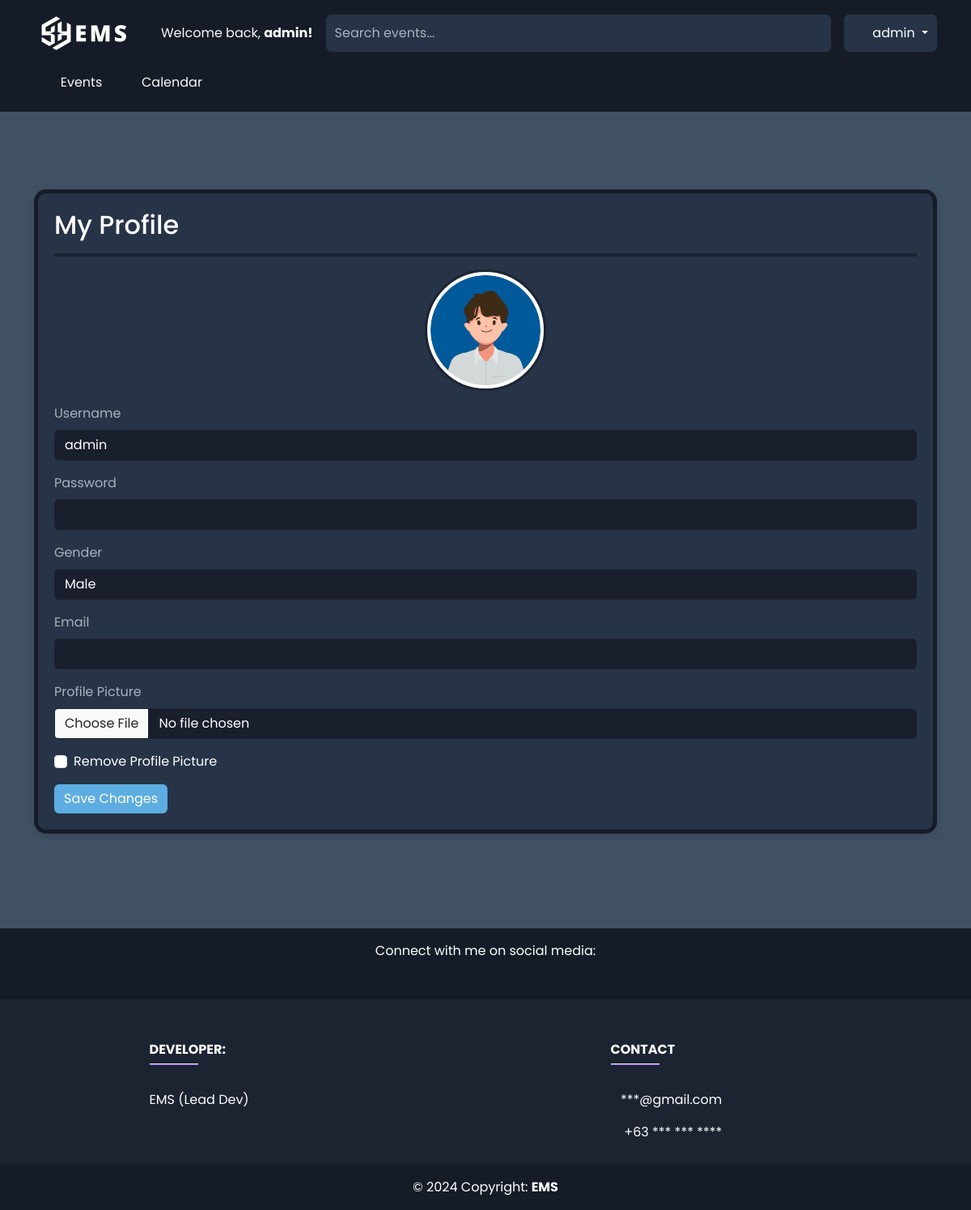
Page /EMS/profile.php (signed in) on the committed database.
### tables this page shows
CREATE TABLE `users` (
  `id` int(11) NOT NULL AUTO_INCREMENT,
  `reset_token` varchar(255) DEFAULT NULL,
  `token_creation_time` datetime DEFAULT NULL,
  `username` varchar(50) NOT NULL,
  `password` varchar(255) NOT NULL,
  `gender` enum('male','female') NOT NULL,
  `email` varchar(100) DEFAULT NULL,
  `profile_picture` varchar(255) DEFAULT NULL,
  `role` enum('user','admin') NOT NULL,
  `can_request_event` tinyint(1) DEFAULT 1,
  `can_review_request` tinyint(1) DEFAULT 0,
  `can_delete_user` tinyint(1) DEFAULT 0,
  `date_created` timestamp NOT NULL DEFAULT current_timestamp(),
  `is_active` tinyint(1) DEFAULT 1,
  PRIMARY KEY (`id`)
);

### EMS/profile.php (the view, shortened to what this page needs)
<?php
require_once '../PARTS/config.php';
$userId = $_SESSION['user_id'];
$queryUser = "SELECT * FROM users WHERE id = :id";
$stmtUser = $pdo->prepare($queryUser);
$stmtUser->bindParam(':id', $userId, PDO::PARAM_INT);
$stmtUser->execute();
$user = $stmtUser->fetch(PDO::FETCH_ASSOC);
?>
<!DOCTYPE html>
<html lang="en">
<head>
    <?php require '../PARTS/CSS.php'; ?>
</head>
<body>
<?php require '../PARTS/header.php'; ?>
<main class="py-5 flex-grow-1">
    <div class="container mt-5">
        <div class="profile-card">
    <h2>My Profile</h2>
    <hr style="border: none; height: 4px; background-color: #1c2331;">
    <form id="profileForm" method="post" enctype="multipart/form-data">
        <div class="mb-3 text-center">
            <?php if (!empty($user['profile_picture'])): ?>
                <img src="<?php echo htmlspecialchars($user['profile_picture']); ?>" alt="Profile Picture" class="img-thumbnail" style="width: 150px; height: 150px;">
            <?php else: ?>
                <p>N/A</p>
            <?php endif; ?>
        </div>
        <div class="mb-3">
            <label for="username" class="form-label">Username</label>
            <input type="text" class="form-control" id="username" name="username" value="<?php echo htmlspecialchars($user['username']); ?>" minlength="3">
        </div>
        <div class="mb-3 position-relative">
            <label for="password" class="form-label">Password</label>
            <input type="password" class="form-control" id="password" name="password" minlength="8">
            <span class="password-toggle-icon bi bi-eye-slash" onclick="togglePasswordVisibility('password')"></span>
        </div>
        <div class="mb-3">
            <label for="gender" class="form-label">Gender</label>
            <select class="form-control" id="gender" name="gender">
                <option value="male" <?php echo $user['gender'] == 'male' ? 'selected' : ''; ?>>Male</option>
            </select>
        </div>
        <div class="mb-3">
            <label for="email" class="form-label">Email</label>
            <input type="email" class="form-control" id="email" name="email" value="<?php echo htmlspecialchars($user['email']); ?>">
        </div>
        <div class="mb-3">
            <label for="profile_picture" class="form-label">Profile Picture</label>
            <input type="file" class="form-control" id="profile_picture" name="profile_picture">
        </div>
        <div class="mb-3 form-check">
            <input type="checkbox" class="form-check-input" id="remove_picture" name="remove_picture" onchange="handleRemovePicture()">
            <label class="form-check-label" for="remove_picture">Remove Profile Picture</label>
        </div>
        <button type="button" class="btn btn-primary submit-btn" data-bs-toggle="modal" data-bs-target="#confirmModal">Save Changes</button>
        </form>
</div>
    </div>
</main>
<?php require '../PARTS/footer.php'; ?>
</body>
</html>

### ASSETS/CSS/custom_design.css (style rules this page uses)
body { background-color: #f8f9fa; font-family: Poppins, sans-serif; }
hr { opacity: 1; }

### EMS/profile.php (style rules this page uses)
body { background-color: #405164; }
.password-toggle-icon { position: absolute; top: 92.5%; right: 15px; transform: translateY(-50%); cursor: pointer; scale: 2; }
.profile-card { background-color: #273447; border-radius: 15px; border: #161c27 solid 5px; padding: 20px; box-shadow: 0 4px 8px rgba(0, 0, 0, 0.1); color: #ffffff; margin-bottom: 20px; }
.profile-card img { border-radius: 50%; border: 3px solid #1c2331; }
.profile-card .form-label { color: #aab2bd; }
.profile-card .form-control { background-color: #1a1f2d; border: 1px solid #1c2331; color: #ffffff; border-radius: 5px; }
.submit-btn { background-color: #5dade2; border: none; color: #ffffff; transition: background-color 0.3s ease, transform 0.3s ease; }

### PARTS/header.php (style rules this page uses)
html, body { font-family: Poppins, sans-serif; }
body { transition: padding-top 0.5s ease; }

### PARTS/footer.php (style rules this page uses)
html, body { height: 100%; margin: 0; padding: 0; }
body { display: flex; flex-direction: column; }

### rows in the picture
users: profile_picture (picture), username "admin", gender "Male"

### other values in the picture
$username "admin"
